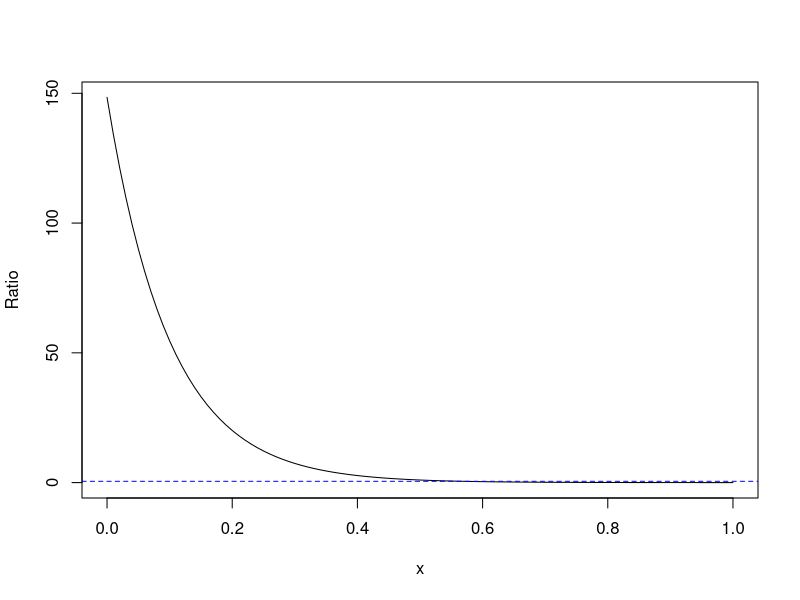
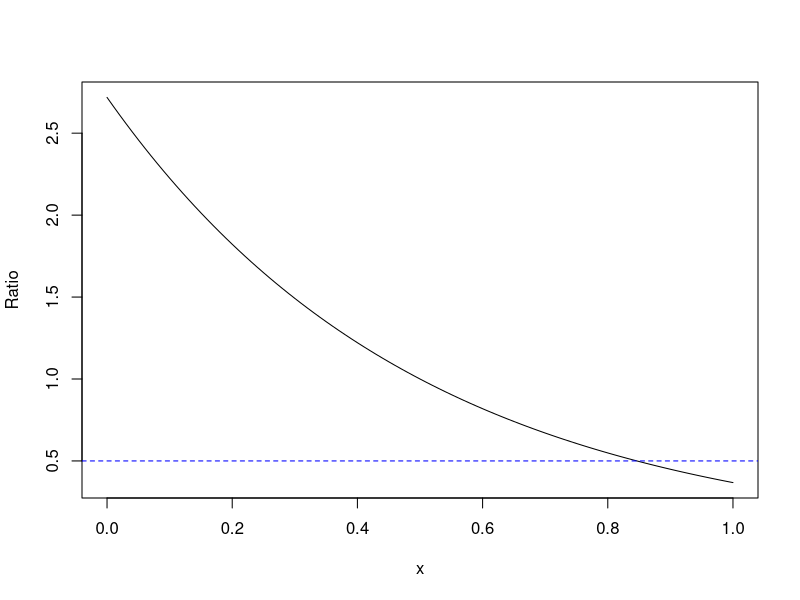
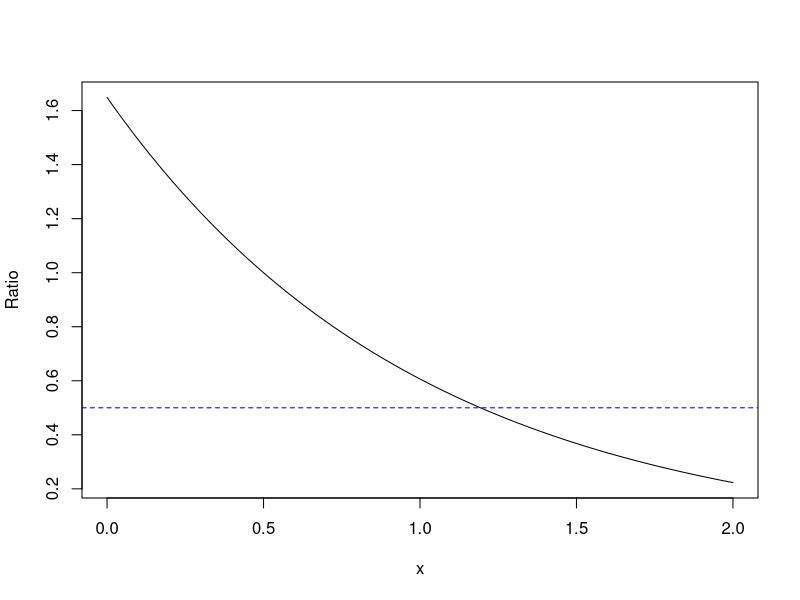
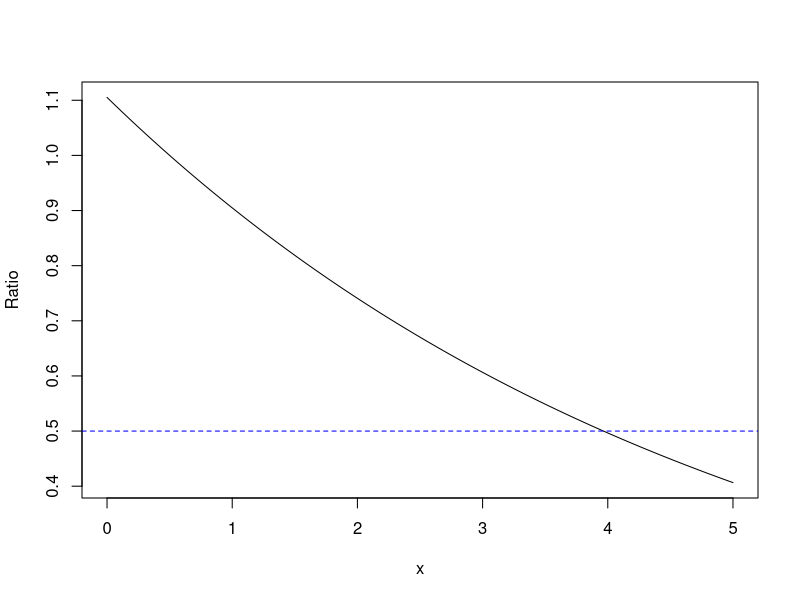

Source code (R) for these figures, in order:
## ---- chunk 1
#sigma square is 0.1
x=seq(0,1,0.01)
sigma=sqrt(0.1)
plot(x,dnorm(x,0,sigma)/dnorm(x,1,sigma),type = 'l',ylab  = "Ratio")
abline(h=1/2,col='blue',lty=2)
## ---- chunk 2
#Ratio at x=0.7
dnorm(0.7,0,sigma)/dnorm(0.7,1,sigma)
## ---- chunk 3
#sigma square is 0.5
x=seq(0,1,0.01)
sigma1=sqrt(0.5)
plot(x,dnorm(x,0,sigma1)/dnorm(x,1,sigma1),type = 'l',ylab  = "Ratio")
abline(h=1/2,col='blue',lty=2)
## ---- chunk 4
#Value at 0.9
dnorm(0.9,0,sigma1)/dnorm(0.9,1,sigma1)
## ---- chunk 5
#sigma square is 1.0
x=seq(0,2,0.01)
sigma2=sqrt(1.0)
plot(x,dnorm(x,0,sigma2)/dnorm(x,1,sigma2),type = 'l',ylab  = "Ratio")
abline(h=1/2,col='blue',lty=2)
## ---- chunk 6
#value at 1.2
dnorm(1.2,0,sigma2)/dnorm(1.2,1,sigma2)
## ---- chunk 7
#sigma square is 5.0
x=seq(0,5,0.01)
sigma3=sqrt(5.0)
plot(x,dnorm(x,0,sigma3)/dnorm(x,1,sigma3),type = 'l',ylab  = "Ratio")
abline(h=1/2,col='blue',lty=2)
## ---- chunk 8
#value at 3.9
dnorm(3.9,0,sigma3)/dnorm(3.9,1,sigma3)
